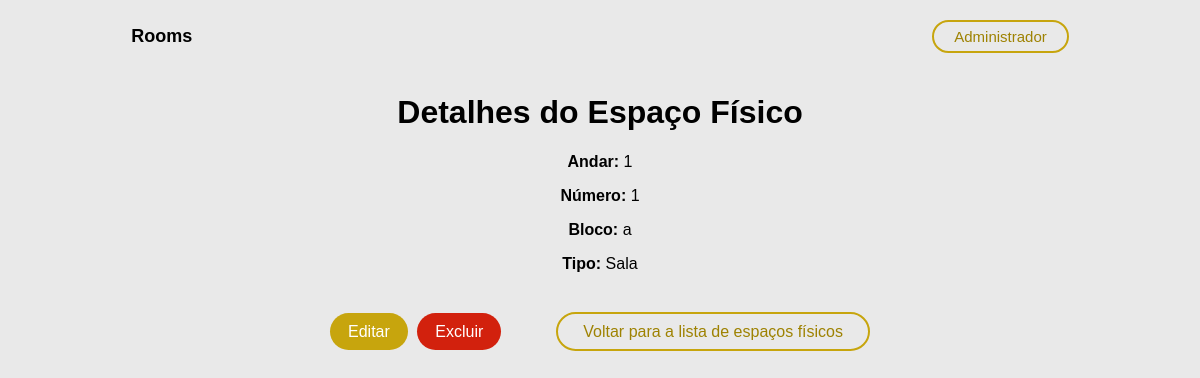
Before: /spaces/1/ with the older database file.
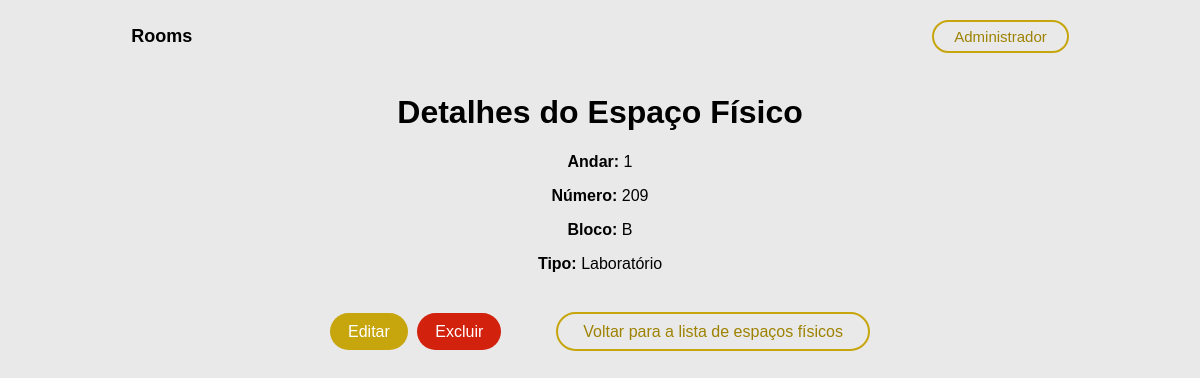
After: the same page with the newer database file.
### core/models.py (models this page shows, shortened)
class PhysicalSpace(models.Model):
    space_id = models.AutoField(primary_key=True)
    space_floor = models.IntegerField()
    space_number = models.IntegerField()
    space_block = models.CharField(max_length=1)
    space_type = models.BooleanField()

### users/views.py (the view)
# urls.py: path('spaces/<int:pk>/', views.space_detail, name='space_detail'),
def space_detail(request, pk):
    space = get_object_or_404(PhysicalSpace, pk=pk)
    return render(request, 'space_detail.html', {'space': space})

### templates/space_detail.html (shortened to what this page needs)
{% load static %}
<!DOCTYPE html>
<html lang="en">
<head>
    <link rel="stylesheet" href="{% static 'css/details.css' %}" />
</head>
<body>
    <header>
        <div class="logo">Rooms</div>
        <div class="login">Administrador</div>
    </header>
    <h1>Detalhes do Espaço Físico</h1>
    <p><strong>Andar:</strong> {{ space.space_floor }}</p>
    <p><strong>Número:</strong> {{ space.space_number }}</p>
    <p><strong>Bloco:</strong> {{ space.space_block }}</p>
    <p><strong>Tipo:</strong> {% if space.space_type %}Laboratório{% else %}Sala{% endif %}</p>
    <div class="options">
        <div class="optionA">
            <a class="optionAButton" href="{% url 'space_update' pk=space.pk %}">Editar</a>
            <a class="optionBButton" href="{% url 'space_delete' pk=space.pk %}">Excluir</a>
        </div>
        <div class="return">
            <a class="returnButton" href="{% url 'space_list' %}">Voltar para a lista de espaços físicos</a>
        </div>
    </div>
</body>
</html>

Changed rows visible on the page:
changed PhysicalSpace: space_number "1" → "209"; space_block "a" → "B"
Other visible differences:
text no longer shown: "Sala"
text now shown: "Laboratório"
